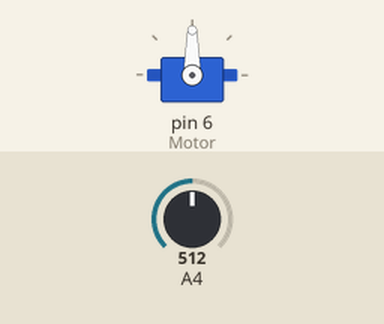
The sketch below on a simulated Arduino Uno, built with avr-gcc and run on an emulated ATmega328P. Shown: servo. The test bench sets the inputs (shaded band); at power-on: A4 = 512.

Above: at 1.2 s.
1.3 s: A4 set to 716
At 2.2 s:
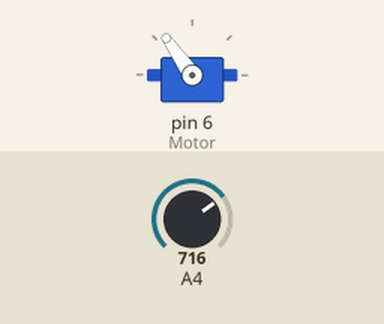
2.8 s: A4 set to 900
At 3.3 s:
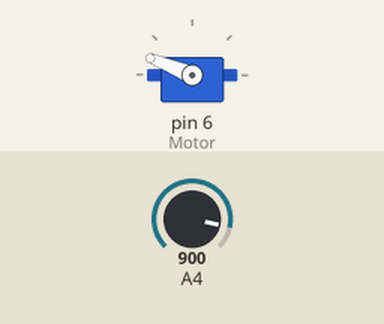
4.3 s: A4 set to 1023
At 5.5 s:
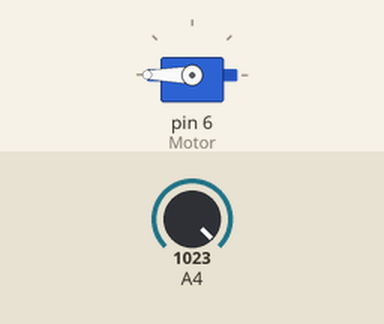
5.8 s: A4 set to 306
At 6.8 s:
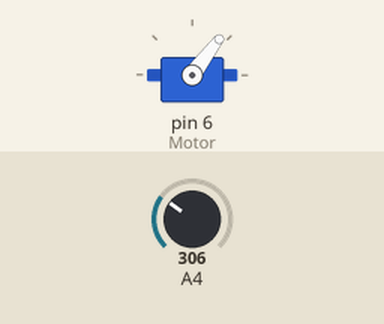
7.3 s: A4 set to 122
At 8.0 s:
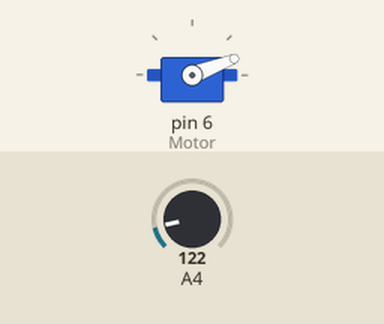
Timing chart, 0 to 9.8 s (numbered marks = the images above; inputs shaded):
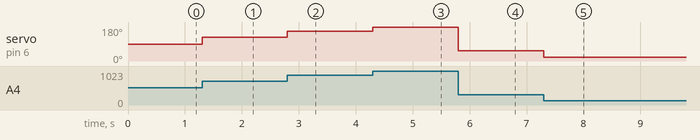

The sketch:

Servo.ino
```cpp
/*
 * Servo mit Poti ansteuern
 * Board: Uno
 */

#include <Servo.h>


Servo Motor;

int ReglerWert;

int Position;
void setup()
{
// Motor an Pin 9 angeschlossen (attach)
Motor.attach(6);
}
void loop()
{
int ReglerWert = analogRead(A4);

Position = map(ReglerWert, 0, 1023, 0, 180);
Motor.write(Position);
}
```

Measured:
- after the input at 1.3 s, servo on pin 6 (Motor): 90° → 125° at once
- after the input at 2.8 s, servo on pin 6 (Motor): 125° → 158° at once
- after the input at 4.3 s, servo on pin 6 (Motor): 158° → 180° at once
- after the input at 5.8 s, servo on pin 6 (Motor): 180° → 53° at once
- after the input at 7.3 s, servo on pin 6 (Motor): 53° → 21° at once
